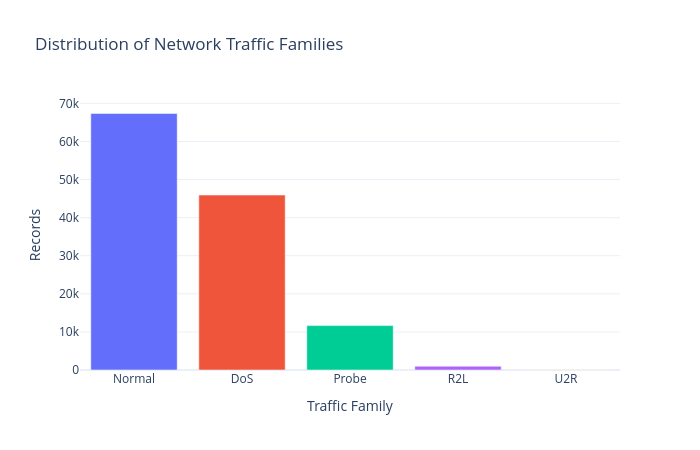

Notebook code for this chart:
### Markdown cell above
## Attack Categories & Traffic Families

Group individual attack types into higher-level threat categories: DoS, Probe, U2R, R2L, or Normal.

### Code cell
attack_mapping = {
    'normal': 'Normal',
    
      # DoS
    'neptune': 'DoS', 'back': 'DoS', 'land': 'DoS', 'pod': 'DoS', 'smurf': 'DoS', 'teardrop': 'DoS',
    'mailbomb': 'DoS', 'processtable': 'DoS', 'udpstorm': 'DoS', 'apache2': 'DoS', 'worm': 'DoS',
    
      # Probe
    'ipsweep': 'Probe', 'nmap': 'Probe', 'portsweep': 'Probe', 'satan': 'Probe', 'mscan': 'Probe', 'saint': 'Probe',
    
      # U2R
    'buffer_overflow': 'U2R', 'loadmodule': 'U2R', 'multihop': 'U2R', 'perl': 'U2R', 'rootkit': 'U2R',
    'sqlattack': 'U2R', 'xterm': 'U2R', 'ps': 'U2R',
    
      # R2L
    'ftp_write': 'R2L', 'guess_passwd': 'R2L', 'imap': 'R2L', 'phf': 'R2L', 'spy': 'R2L', 'warezclient': 'R2L',
    'warezmaster': 'R2L', 'sendmail': 'R2L', 'named': 'R2L', 'snmpgetattack': 'R2L', 'snmpguess': 'R2L',
    'xlock': 'R2L', 'xsnoop': 'R2L', 'httptunnel': 'R2L'
}

train_df['attack_family'] = train_df['label'].map(attack_mapping).fillna('Other Attack')
family_counts = train_df['attack_family'].value_counts().reset_index()
family_counts.columns = ['Family', 'Count']

fig_families = px.bar(
    family_counts,
    x='Family',
    y='Count',
    title='Distribution of Network Traffic Families',
    color='Family',
    labels={'Family': 'Traffic Family', 'Count': 'Records'}
)
fig_families.update_layout(showlegend=False, width=700, height=450)
fig_families.show()

### Figure 1 — Plotly figure (JSON) as saved in the notebook; plotly's stock layout.template omitted (floating-point values rounded to 4 significant figures)
{"data": [{"hovertemplate": "Traffic Family=%{x}<br>Records=%{y}<extra></extra>", "legendgroup": "Normal", "marker": {"color": "#636efa", "pattern": {"shape": ""}}, "name": "Normal", "orientation": "v", "showlegend": true, "textposition": "auto", "type": "bar", "x": ["Normal"], "xaxis": "x", "y": [67343], "yaxis": "y"}, {"hovertemplate": "Traffic Family=%{x}<br>Records=%{y}<extra></extra>", "legendgroup": "DoS", "marker": {"color": "#EF553B", "pattern": {"shape": ""}}, "name": "DoS", "orientation": "v", "showlegend": true, "textposition": "auto", "type": "bar", "x": ["DoS"], "xaxis": "x", "y": [45927], "yaxis": "y"}, {"hovertemplate": "Traffic Family=%{x}<br>Records=%{y}<extra></extra>", "legendgroup": "Probe", "marker": {"color": "#00cc96", "pattern": {"shape": ""}}, "name": "Probe", "orientation": "v", "showlegend": true, "textposition": "auto", "type": "bar", "x": ["Probe"], "xaxis": "x", "y": [11656], "yaxis": "y"}, {"hovertemplate": "Traffic Family=%{x}<br>Records=%{y}<extra></extra>", "legendgroup": "R2L", "marker": {"color": "#ab63fa", "pattern": {"shape": ""}}, "name": "R2L", "orientation": "v", "showlegend": true, "textposition": "auto", "type": "bar", "x": ["R2L"], "xaxis": "x", "y": [988], "yaxis": "y"}, {"hovertemplate": "Traffic Family=%{x}<br>Records=%{y}<extra></extra>", "legendgroup": "U2R", "marker": {"color": "#FFA15A", "pattern": {"shape": ""}}, "name": "U2R", "orientation": "v", "showlegend": true, "textposition": "auto", "type": "bar", "x": ["U2R"], "xaxis": "x", "y": [59], "yaxis": "y"}], "layout": {"barmode": "relative", "height": 450, "legend": {"title": {"text": "Traffic Family"}, "tracegroupgap": 0}, "showlegend": false, "title": {"text": "Distribution of Network Traffic Families"}, "width": 700, "xaxis": {"anchor": "y", "categoryarray": ["Normal", "DoS", "Probe", "R2L", "U2R"], "categoryorder": "array", "domain": [0, 1], "title": {"text": "Traffic Family"}}, "yaxis": {"anchor": "x", "domain": [0, 1], "title": {"text": "Records"}}}}
